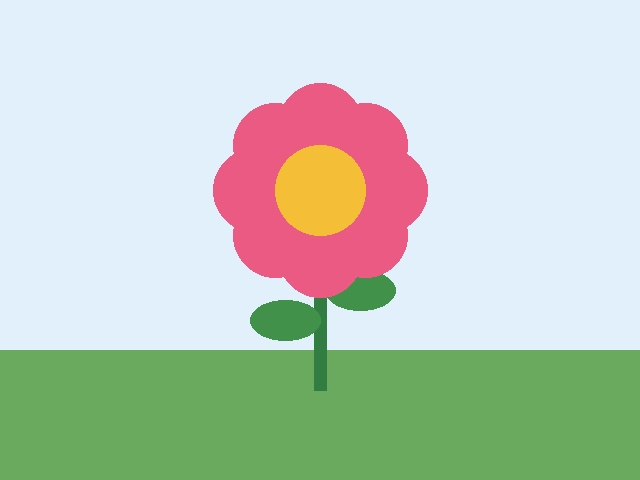
#> input picture flower.jpg, 640 x 480 px
$ jupyter execute CVusingPython_Chapter2.ipynb
#> lines starting #> are read from the running program, lines starting #| are printed output that depends on the picture
<a href="https://colab.research.google.com/github/DrNeethuSRavi/Computer-Vision-Using-Python/blob/main/CVusingPython_Chapter2.ipynb" target="_parent"></a>

[cell 1]
# Image Enhancement

# Image Negative

import numpy as np
import matplotlib.pyplot as plt
import cv2
from google.colab import files

# Upload the image
uploaded = files.upload()
#> the answer given: flower.jpg

# Read the image in grayscale
img = cv2.imread("flower.jpg", cv2.IMREAD_GRAYSCALE)
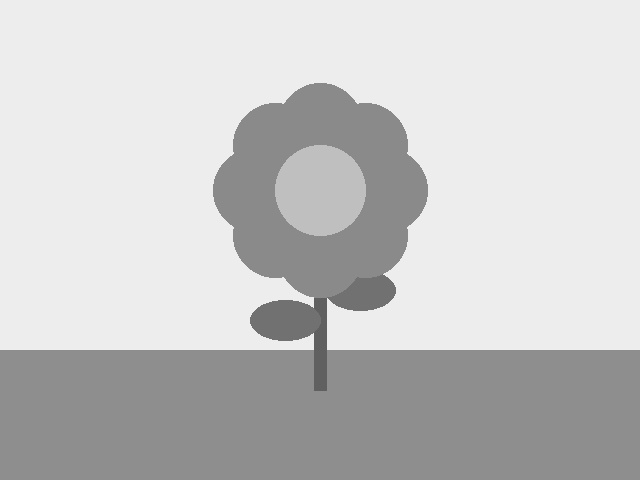
#> img: shape (480, 640); min 90, max 244, mean 199.8

# Check whether the image was loaded
if img is None:
    print("Image could not be loaded.")
else:
    # Create the negative image
    negative = 255 - img
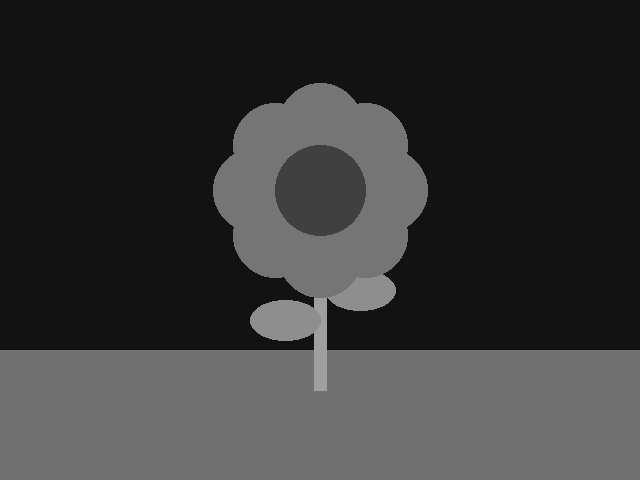
#> negative: shape (480, 640); min 11, max 165, mean 55.2

    # Display original and negative images
    plt.figure(figsize=(10, 4))

    plt.subplot(1, 2, 1)
    plt.imshow(img, cmap="gray", vmin=0, vmax=255)
    plt.title("Original Image")
    plt.axis("off")

    plt.subplot(1, 2, 2)
    plt.imshow(negative, cmap="gray", vmin=0, vmax=255)
    plt.title("Negative Image")
    plt.axis("off")

    plt.show()
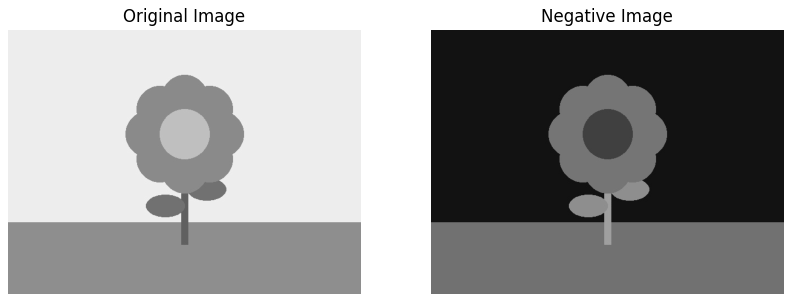
#> figure drawn by matplotlib, 2 panels

[cell 2]
# Histograms

plt.imshow(img, cmap="gray")
plt.title("Grayscale Image")
plt.axis("off")
plt.show()
plt.hist(img.ravel(), bins=256, range=[0, 256])
plt.title("Image Histogram")
plt.xlabel("Intensity")
plt.ylabel("Number of Pixels")
plt.show()
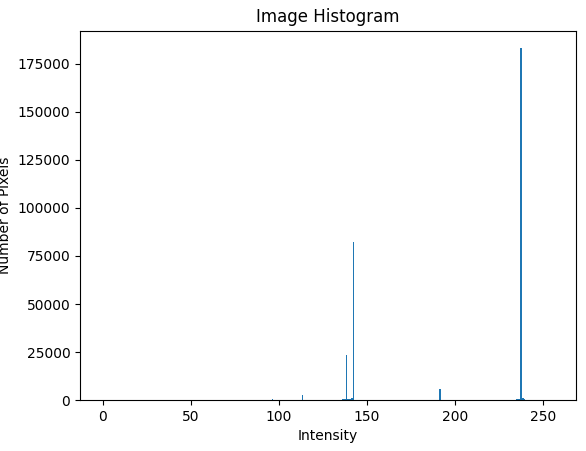
#> figure drawn by matplotlib, 1 panel; tallest bar 182986 high, from x = 237 to 238

[cell 3]
# Contrast Stretching

r_min = img.min()
#> r_min = 90
r_max = img.max()
#> r_max = 244

stretched = (
    (img.astype(np.float32) - r_min)
    * 255.0 / (r_max - r_min)
)
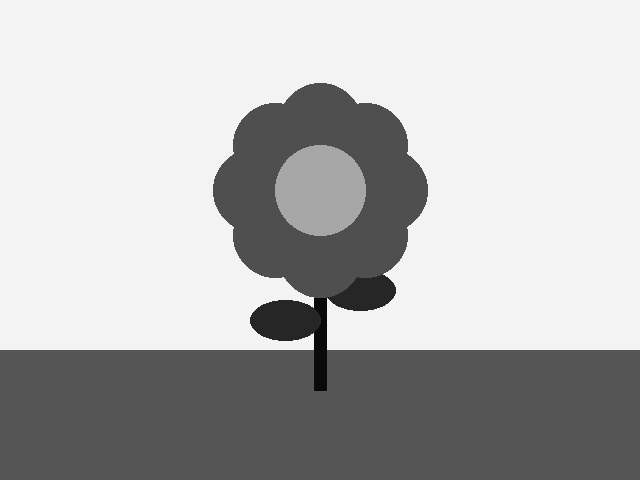
#> stretched: shape (480, 640) float32; min 0, max 255, mean 181.8

stretched = np.clip(stretched, 0, 255).astype(np.uint8)

plt.figure(figsize=(10, 4))
plt.subplot(1, 2, 1)
plt.imshow(img, cmap="gray", vmin=0, vmax=255)
plt.title("Original Image")
plt.axis("off")

plt.subplot(1, 2, 2)
plt.imshow(stretched, cmap="gray", vmin=0, vmax=255)
plt.title("Contrast Stretched")
plt.axis("off")
plt.show()

[cell 4]
# Gamma Correction

gamma = 0.5
normalized = img.astype(np.float32) / 255.0
corrected = np.power(normalized, gamma)
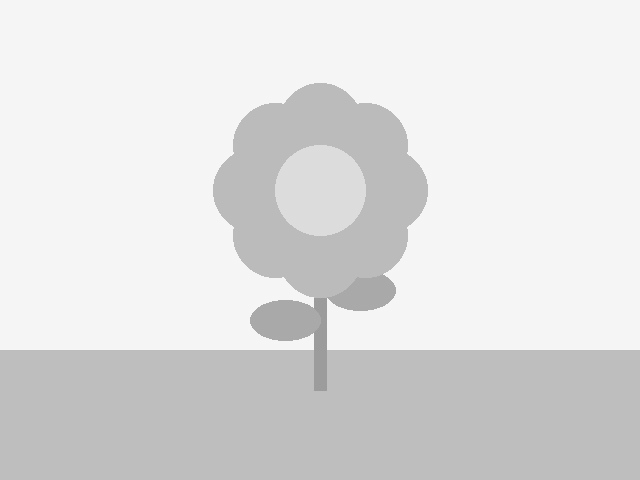
#> corrected: shape (480, 640) float32; min 0.594, max 0.978, mean 0.879
corrected = np.clip(corrected * 255, 0, 255).astype(np.uint8)

plt.figure(figsize=(10, 4))
plt.subplot(1, 2, 1)
plt.imshow(img, cmap="gray", vmin=0, vmax=255)
plt.title("Original Image")
plt.axis("off")

plt.subplot(1, 2, 2)
plt.imshow(corrected, cmap="gray", vmin=0, vmax=255)
plt.title("Gamma Corrected")
plt.axis("off")
plt.show()

[cell 5]
# Histogram Equalization

equalized = cv2.equalizeHist(img)
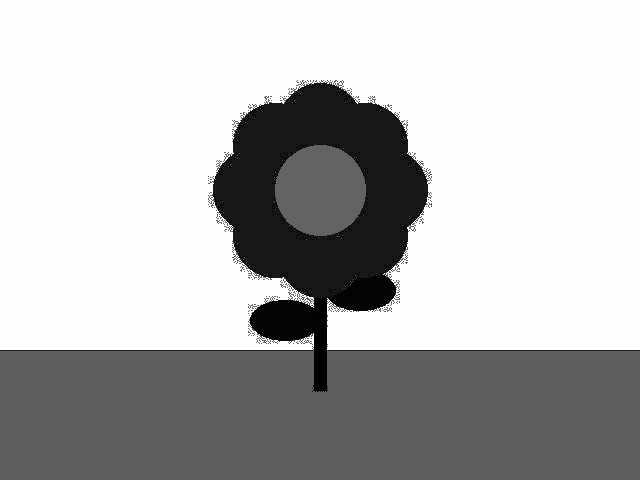
#> equalized: shape (480, 640); min 0, max 255, mean 182.5

plt.figure()
plt.imshow(equalized, cmap="gray")
plt.title("Histogram Equalized Image")
plt.axis("off")
plt.show()

plt.figure()
plt.hist(
    equalized.ravel(),
    bins=256,
    range=[0, 256]
)
plt.title("Equalized Histogram")
plt.xlabel("Intensity")
plt.ylabel("Number of Pixels")
plt.show()
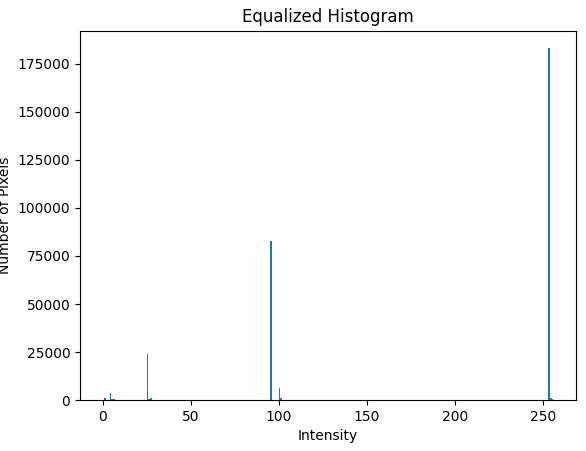
#> figure drawn by matplotlib, 1 panel; tallest bar 182986 high, from x = 253 to 254

[cell 6]
# Contrast Limited Adaptive Histogram Equalization (CLAHE)

clahe = cv2.createCLAHE(
    clipLimit=4.0,
    tileGridSize=(8, 8)
)
clahe_img = clahe.apply(img)

plt.figure(figsize=(10, 4))
plt.subplot(1, 2, 1)
plt.imshow(img, cmap="gray", vmin=0, vmax=255)
plt.title("Original Image")
plt.axis("off")

plt.subplot(1, 2, 2)
plt.imshow(clahe_img, cmap="gray", vmin=0, vmax=255)
plt.title("CLAHE")
plt.axis("off")
plt.show()

[cell 7]
# Methods Comparison

# Contrast stretching
r_min, r_max = img.min(), img.max()
stretch = (
    (img.astype(np.float32) - r_min)
    * 255.0 / (r_max - r_min)
)
stretch = np.clip(
    stretch, 0, 255
).astype(np.uint8)

# Gamma correction
gamma = 0.5
gamma_img = np.power(
    img.astype(np.float32) / 255.0,
    gamma
)
gamma_img = np.clip(
    gamma_img * 255, 0, 255
).astype(np.uint8)

# Histogram equalization
hist_eq = cv2.equalizeHist(img)

# CLAHE
clahe = cv2.createCLAHE(
    clipLimit=2.0,
    tileGridSize=(8, 8)
)
clahe_img = clahe.apply(img)

images = [
    img, stretch, gamma_img,
    hist_eq, clahe_img
]

titles = [
    "Original", "Stretching", "Gamma",
    "Hist. Equalization", "CLAHE"
]

for image, title in zip(images, titles):
    plt.figure()
    plt.imshow(image, cmap="gray")
    plt.title(title)
    plt.axis("off")
    plt.show()
#> this loop made 5 passes
#> title on passes 1 to 5: 'Original', 'Stretching', 'Gamma', 'Hist. Equalization', 'CLAHE'
